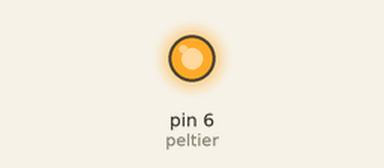
This sketch was run on a simulated Arduino Uno, built with avr-gcc and run on an emulated ATmega328P. Shown: output pins drawn as LEDs (lit = HIGH). What the sketch prints to the serial monitor is not drawn.

Above: at 0.1 s.
Timing chart, 0 to 1.6 s (numbered marks = the images above):
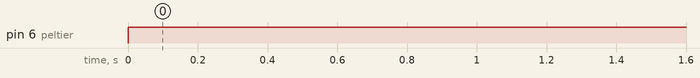

The sketch:

peltier_test.ino
```cpp
/*int buttonPin = 3;
int buttonInput = 1;
int buttonState = 0;
*/
int peltier = 6;

void setup() {
Serial.begin(115200);
//pinMode(buttonPin, INPUT);

}

void loop() {

analogWrite(peltier, 255);
//delay(500);
//analogWrite(peltier, 0);
//delay(500);// Look first on how much voltage your peltier unit can handle 255 = 5V
Serial.println("on");
//delay(5000);
//
//analogWrite(peltier, 0);
//Serial.println("off");
//delay(1000);
}
```

Measured:
- by itself, pin 6 (peltier): LOW → HIGH at 0.00 s
